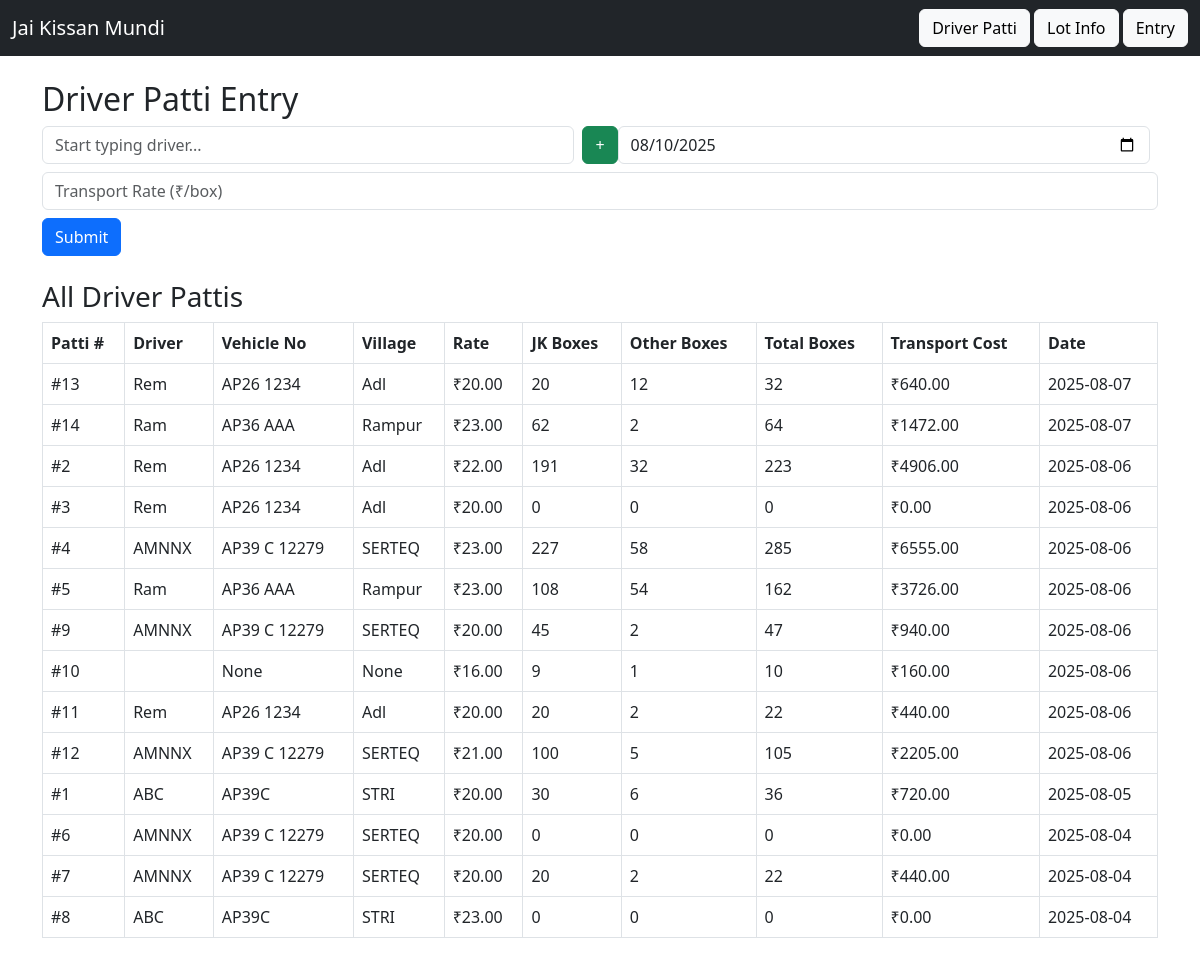
The app's page /driver_patti, older data.
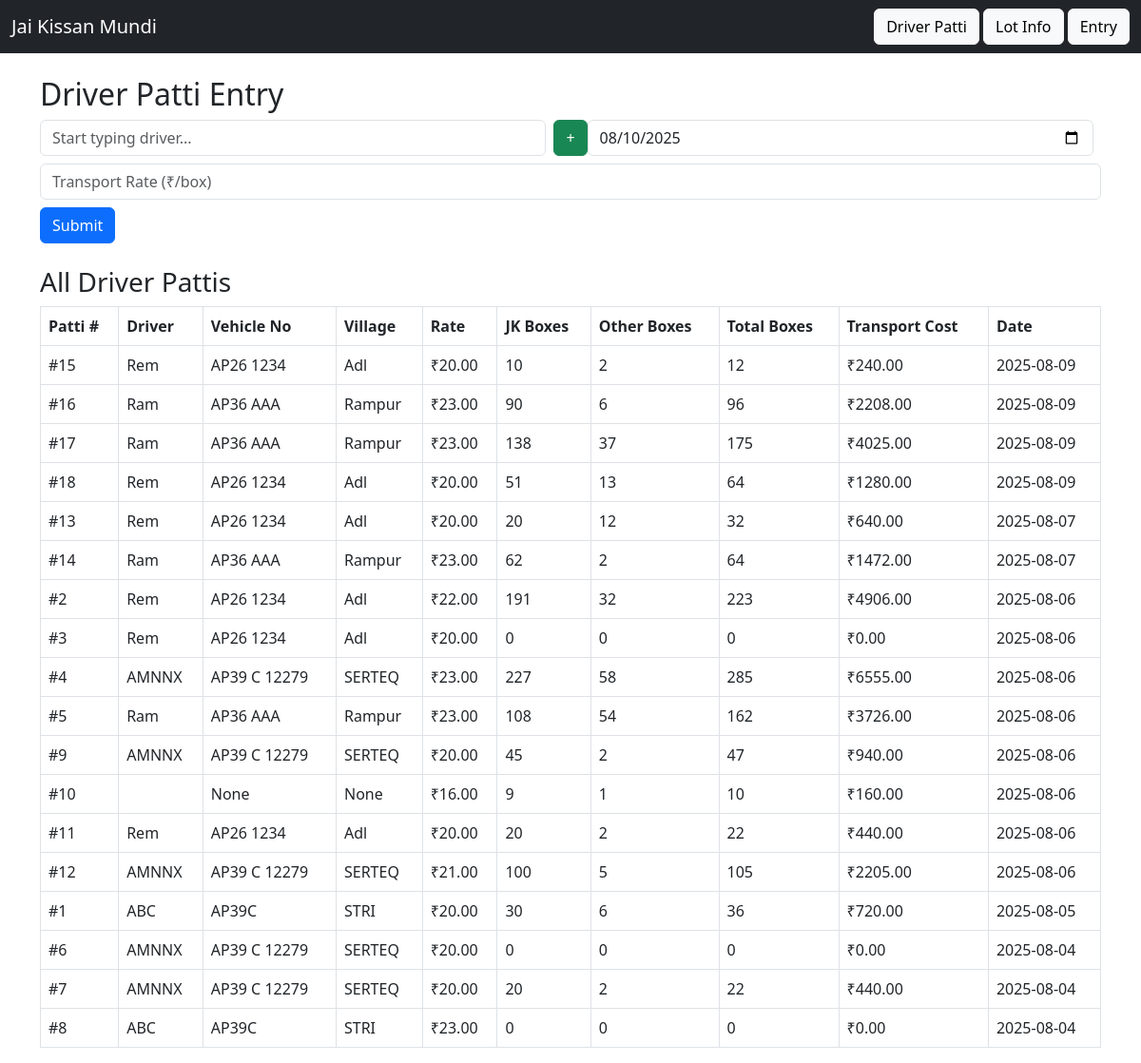
The same page, newer data.
### app/models.py (models this page shows)
class DriverPatti(db.Model):
    id = db.Column(db.Integer, primary_key=True)
    driver_id = db.Column(db.Integer, db.ForeignKey('driver.id'))
    transport_rate = db.Column(db.Float)
    date = db.Column(db.String)

### app/routes.py (the view, shortened to what this page needs)
@main.route('/driver_patti', methods=['GET', 'POST'])
def driver_patti():
    conn = get_db_connection()
    rows = conn.execute("""
        SELECT
            dp.id AS patti_id,
            d.name AS driver_name,
            d.vehicle_number,
            d.village,
            dp.transport_rate,
            dp.date,
            IFNULL(SUM(l.jk_boxes), 0) AS jk_boxes,
            IFNULL(SUM(l.other_boxes), 0) AS other_boxes,
            IFNULL(SUM(l.jk_boxes + l.other_boxes), 0) AS total_boxes,
            ROUND(IFNULL(SUM(l.jk_boxes + l.other_boxes), 0) * dp.transport_rate, 2) AS cost
        FROM driver_patti dp
        JOIN driver d ON dp.driver_id = d.id
        LEFT JOIN lot_info l ON dp.id = l.driver_patti_id
        GROUP BY dp.id
        ORDER BY dp.date DESC
    """).fetchall()
    drivers = conn.execute("SELECT * FROM driver ORDER BY name").fetchall()
    conn.close()
    today = date.today().isoformat()
    return render_template('driver_patti.html', pattis=rows, drivers=drivers, today=today)

### app/routes.py (called while the page is built)
def get_db_connection():
    conn = sqlite3.connect(DB_PATH)
    conn.row_factory = sqlite3.Row  # Allows accessing columns by name
    return conn

### app/templates/driver_patti.html (shortened to what this page needs)
{% extends 'base.html' %}
{% block content %}
<h2>Driver Patti Entry</h2>
<form method="post" class="mb-4">
<div class="mb-2 d-flex align-items-center">
  <input id="driver_search" class="form-control me-2" placeholder="Start typing driver..." required />
   <button type="button" class="btn btn-success" data-bs-toggle="modal" data-bs-target="#addDriverModal">+</button>
  <input type="date" name="date" id="patti_date" class="form-control me-2" required value="{{ today }}">
</div>
  <input type="number" step="0.01" name="transport_rate" placeholder="Transport Rate (₹/box)" class="form-control mb-2" required>
  <button type="submit" class="btn btn-primary">Submit</button>
</form>
<h3>All Driver Pattis</h3>
<table class="table table-bordered" id="pattisTable">
  <thead>
    <tr>
      <th>Patti #</th>
      <th>Driver</th>
      <th>Vehicle No</th>
      <th>Village</th>
      <th>Rate</th>
      <th>JK Boxes</th>
      <th>Other Boxes</th>
      <th>Total Boxes</th>
      <th>Transport Cost</th>
      <th>Date</th>
    </tr>
  </thead>
  <tbody>
    {% for p in pattis %}
    <tr>
      <td>#{{ p['patti_id'] }}</td>
      <td>{{ p['driver_name'] }}</td>
      <td>{{ p['vehicle_number'] }}</td>
      <td>{{ p['village'] }}</td>
      <td>₹{{ "%.2f"|format(p['transport_rate']) }}</td>
      <td>{{ p['jk_boxes'] }}</td>
      <td>{{ p['other_boxes'] }}</td>
      <td>{{ p['total_boxes'] }}</td>
      <td>₹{{ "%.2f"|format(p['cost']) }}</td>
      <td>{{ p['date'] }}</td>
    </tr>
    {% endfor %}
  </tbody>
</table>
{% endblock %}

### app/templates/base.html (shortened to what this page needs)
<!doctype html>
<html lang="en">
  <head>
    <link href="https://cdn.jsdelivr.net/npm/bootstrap@5.3.0/dist/css/bootstrap.min.css" rel="stylesheet">
<link rel="stylesheet" href="https://cdnjs.cloudflare.com/ajax/libs/awesomplete/1.1.5/awesomplete.min.css" />
  </head>
  <body>
    <nav class="navbar navbar-dark bg-dark mb-4">
      <div class="container-fluid">
        <a class="navbar-brand" href="/">Jai Kissan Mundi</a>
        <div>
          <a class="btn btn-light" href="/driver_patti">Driver Patti</a>
          <a class="btn btn-light" href="/lots">Lot Info</a>
          <a class="btn btn-light" href="/entry">Entry</a>
        </div>
      </div>
    </nav>
    <div class="container">
      {% block content %}{% endblock %}
    </div>
  </body>
</html>

Row changes from the older to the newer data that the page shows:
added DriverPatti: patti_id "15", driver_name "Rem", vehicle_number "AP26 1234", village "Adl", transport_rate "20.00", jk_boxes "10", other_boxes "2", total_boxes "12", cost "240.00", date "2025-08-09"
added DriverPatti: patti_id "16", driver_name "Ram", vehicle_number "AP36 AAA", village "Rampur", transport_rate "23.00", jk_boxes "90", other_boxes "6", total_boxes "96", cost "2208.00", date "2025-08-09"
added DriverPatti: patti_id "17", driver_name "Ram", vehicle_number "AP36 AAA", village "Rampur", transport_rate "23.00", jk_boxes "138", other_boxes "37", total_boxes "175", cost "4025.00", date "2025-08-09"
added DriverPatti: patti_id "18", driver_name "Rem", vehicle_number "AP26 1234", village "Adl", transport_rate "20.00", jk_boxes "51", other_boxes "13", total_boxes "64", cost "1280.00", date "2025-08-09"
